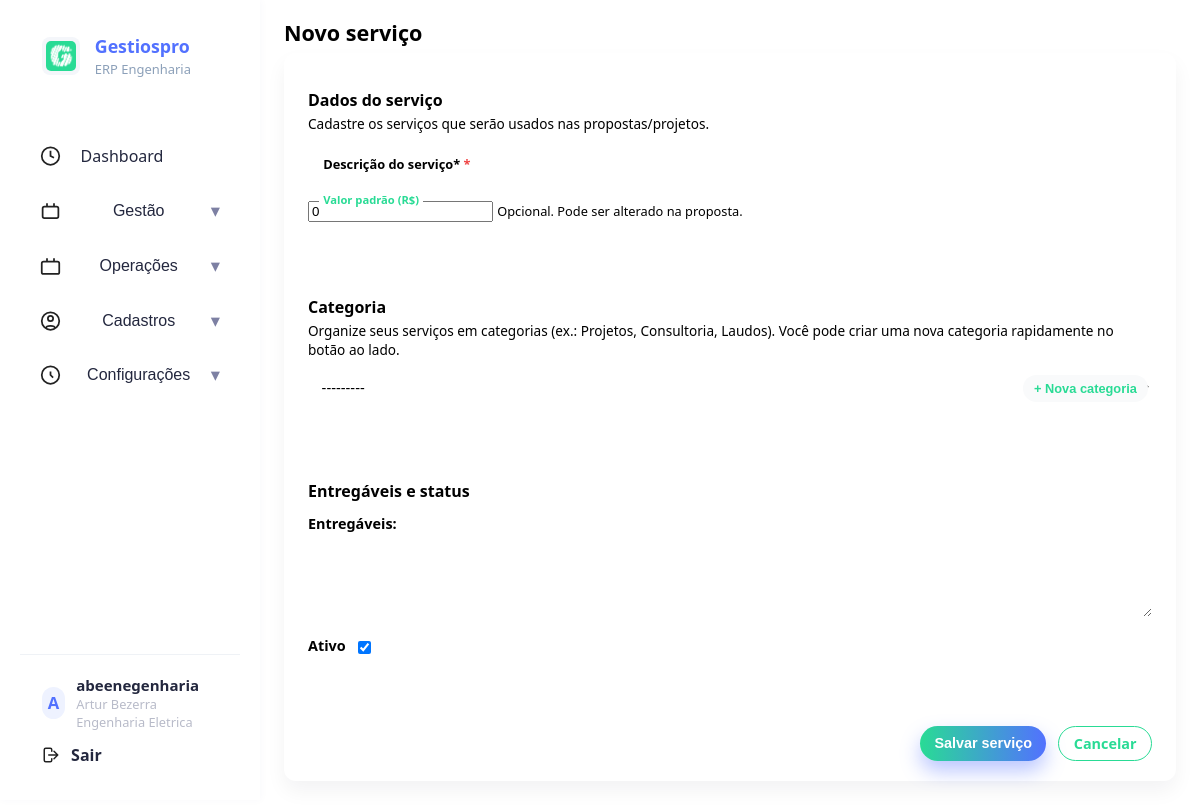
The app's page /servicos/novo/ (signed in) with its own data.
### core/models.py (models this page shows, shortened)
class User(AbstractUser):
    empresa = models.ForeignKey(
        Empresa,
        on_delete=models.CASCADE,
        related_name="usuarios",
        null=True,
        blank=True,
    )
    USER_TYPE_CHOICES = [
        ("owner", "Administrador / Proprietário"),
        ("normal", "Usuário padrão"),
    ]
    user_type = models.CharField(
        "Tipo de usuário",
        max_length=20,
        choices=USER_TYPE_CHOICES,
        default="normal",
    )
    can_manage_contatos = models.BooleanField("Pode gerenciar contatos", default=True)
    can_manage_servicos = models.BooleanField("Pode gerenciar serviços", default=True)
    can_manage_definicoes = models.BooleanField("Pode alterar definições da empresa", default=False)
    can_manage_propostas_definicoes = models.BooleanField("Pode alterar definições de propostas", default=False)
    can_manage_propostas = models.BooleanField("Pode gerenciar propostas", default=False)
    can_manage_usuarios = models.BooleanField("Pode gerenciar usuários", default=False)

class Empresa(models.Model):
    cnpj = models.CharField("CNPJ", max_length=18, blank=True, null=True)
    nome_fantasia = models.CharField("Nome fantasia", max_length=255)
    razao_social = models.CharField("Razão social", max_length=255, blank=True, null=True)
    telefone = models.CharField("Telefone", max_length=20, blank=True, null=True)
    email = models.EmailField("E-mail", blank=True, null=True)
    site = models.URLField("Site", blank=True, null=True)
    cep = models.CharField("CEP", max_length=9, blank=True, null=True)
    logradouro = models.CharField("Logradouro", max_length=255, blank=True, null=True)
    numero = models.CharField("Número", max_length=20, blank=True, null=True)
    complemento = models.CharField("Complemento", max_length=255, blank=True, null=True)
    bairro = models.CharField("Bairro", max_length=100, blank=True, null=True)
    cidade = models.CharField("Cidade", max_length=100, blank=True, null=True)
    uf = models.CharField("UF", max_length=2, blank=True, null=True, choices=UF_CHOICES)
    observacao = models.TextField("Observações", blank=True, null=True)
    logo = models.ImageField("Logo", upload_to="logos/", blank=True, null=True)
    tema = models.CharField("Tema", max_length=50, blank=True, null=True)
    exclusoes_padrao = models.TextField("Exclusões padrão", blank=True, null=True)
    declaracoes_padrao = models.TextField("Declarações padrão", blank=True, null=True)
    termo_confidencialidade_padrao = models.TextField("Termo de confidencialidade padrão", blank=True, null=True)
    prazo_inicio_padrao = models.CharField("Prazo de início padrão", max_length=100, blank=True, null=True)
    prazo_entrega_padrao = models.CharField("Prazo de entrega padrão", max_length=100, blank=True, null=True)
    agradecimentos_padrao = models.TextField("Agradecimentos padrão", blank=True, null=True)
    papel_timbrado = models.FileField("Papel timbrado", upload_to="papel_timbrado/", blank=True, null=True)
    ativo = models.BooleanField("Ativo", default=True)
    created_at = models.DateTimeField(auto_now_add=True)
    class Meta:
        verbose_name = "Empresa"
        verbose_name_plural = "Empresas"
        ordering = ["nome_fantasia"]

### core/views.py (the view, shortened to what this page needs)
# urls.py: path("servicos/novo/", views.ServicoCreateView.as_view(), name="servicos_create"),
@method_decorator(login_required, name="dispatch")
class ServicoCreateView(CreateView):
    model = Servico
    form_class = ServicoForm
    template_name = "core/servicos_form.html"
    success_url = reverse_lazy("core:servicos_list")
    def get_form_kwargs(self):
        kwargs = super().get_form_kwargs()
        kwargs["empresa"] = self.request.user.empresa
        return kwargs

### core/templates/core/servicos_form.html (shortened to what this page needs)
{% extends "core/base.html" %}
{% load static %}
{% block header %}
<h1>{% if object %}Editar serviço{% else %}Novo serviço{% endif %}</h1>
{% endblock %}
{% block content %}
<div class="card card-page">
    <form method="post" class="form-grid" id="servico-form">
        <div class="form-section">
            <div class="form-section-header">
                <h2 class="form-section-title">Dados do serviço</h2>
                <p class="form-section-help">
                    Cadastre os serviços que serão usados nas propostas/projetos.
                </p>
            </div>
            <div class="form-group floating required">
                {{ form.descricao }}
                <label>Descrição do serviço*</label>
            </div>
            <div class="form-group floating">
                {{ form.valor }}
                <label>Valor padrão (R$)</label>
                <small class="text-muted">Opcional. Pode ser alterado na proposta.</small>
            </div>
        </div>
        <div class="form-section">
            <div class="form-section-header">
                <h2 class="form-section-title">Categoria</h2>
                <p class="form-section-help">
                    Organize seus serviços em categorias (ex.: Projetos, Consultoria, Laudos).
                    Você pode criar uma nova categoria rapidamente no botão ao lado.
                </p>
            </div>
            <div class="form-group with-addon">
                {{ form.categoria }}
                <button type="button" class="input-addon" id="btn-nova-categoria">
                    + Nova categoria
                </button>
            </div>
        </div>
        <div class="form-section">
            <div class="form-section-header">
                <h2 class="form-section-title">Entregáveis e status</h2>
            </div>
            <div class="form-group">
                {{ form.entregaveis.label_tag }}
                {{ form.entregaveis }}
            </div>
            <div class="form-group form-inline">
                <label>{{ form.ativo.label }}</label>
                {{ form.ativo }}
            </div>
        </div>
        <div class="form-actions">
            <button type="submit" class="btn btn-primary">Salvar serviço</button>
            <a href="{% url 'core:servicos_list' %}" class="btn btn-outline">Cancelar</a>
        </div>
    </form>
</div>
{% endblock %}

### core/templates/core/base.html (shortened to what this page needs)
{% load static %}
<!DOCTYPE html>
<html lang="pt-br">
<head>
    <link rel="stylesheet" href="{% static 'css/main.css' %}">
    <link rel="stylesheet" href="{% static 'css/sidebar.css' %}">
</head>
<body>
    <div class="app-body">
        <aside class="sidebar">
            <div class="sidebar-header">
                <div class="sidebar-logo-img-wrapper">
                    <img src="{% static 'img/icon.png' %}" alt="Logo" class="sidebar-logo-img">
                </div>
                <div class="sidebar-logo-text">
                    <span class="sidebar-title">Gestiospro</span>
                    <span class="sidebar-subtitle">ERP Engenharia</span>
                </div>
            </div>
            <nav class="sidebar-menu">
                <div class="sidebar-main-section {% if active_menu == 'dashboard' %}open{% endif %}">
                    <a href="{% url 'core:home' %}"
                        class="sidebar-item {% if active_menu == 'dashboard' %}selected{% endif %}">
                        <span class="sidebar-item-icon">
                            <svg width="22" height="22" fill="none" stroke="#222" stroke-width="2" viewBox="0 0 24 24">
                                <circle cx="12" cy="12" r="10" />
                                <path d="M12 6v6l4 2" />
                            </svg>
                        </span>
                        <span class="sidebar-item-label">Dashboard</span>
                    </a>
                </div>
                <div class="sidebar-main-section {% if active_menu == 'gestao' %}open{% endif %}">
                    <button
                        class="sidebar-item sidebar-accordion-toggle {% if active_menu == 'gestao' %}selected{% endif %}"
                        type="button">
                        <span class="sidebar-item-icon">
                            <svg width="22" height="22" fill="none" stroke="#222" stroke-width="2" viewBox="0 0 24 24">
                                <rect x="3" y="7" width="18" height="13" rx="2" />
                                <path d="M16 3v4" />
                                <path d="M8 3v4" />
                            </svg>
                        </span>
                        <span class="sidebar-item-label">Gestão</span>
                        <span class="sidebar-caret">&#9662;</span>
                    </button>
                </div>
                <div class="sidebar-main-section {% if active_menu == 'operacoes' %}open{% endif %}">
                    <button
                        class="sidebar-item sidebar-accordion-toggle {% if active_menu == 'operacoes' %}selected{% endif %}"
                        type="button">
                        <span class="sidebar-item-icon">
                            <svg width="22" height="22" fill="none" stroke="#222" stroke-width="2" viewBox="0 0 24 24">
                                <rect x="2" y="7" width="20" height="14" rx="2" />
                                <path d="M16 3v4" />
                                <path d="M8 3v4" />
                            </svg>
                        </span>
                        <span class="sidebar-item-label">Operações</span>
                        <span class="sidebar-caret">&#9662;</span>
                    </button>
                </div>
                <div class="sidebar-main-section {% if active_menu == 'cadastros' %}open{% endif %}">
                    <button
                        class="sidebar-item sidebar-accordion-toggle {% if active_menu == 'cadastros' %}selected{% endif %}"
                        type="button">
                        <span class="sidebar-item-icon">
                            <svg width="22" height="22" fill="none" stroke="#222" stroke-width="2" viewBox="0 0 24 24">
                                <circle cx="12" cy="12" r="10" />
                                <circle cx="12" cy="9" r="3" />
                                <path d="M7 20c0-2.5 5-2.5 5-2.5s5 0 5 2.5" />
                            </svg>
                        </span>
                        <span class="sidebar-item-label">Cadastros</span>
                        <span class="sidebar-caret">&#9662;</span>
                    </button>
                </div>
                <div class="sidebar-main-section {% if active_menu == 'configuracoes' %}open{% endif %}">
                    <button
                        class="sidebar-item sidebar-accordion-toggle {% if active_menu == 'configuracoes' %}selected{% endif %}"
                        type="button">
                        <span class="sidebar-item-icon">
                            <svg width="22" height="22" fill="none" stroke="#222" stroke-width="2" viewBox="0 0 24 24">
                                <circle cx="12" cy="12" r="10" />
                                <path d="M12 8v4l3 3" />
                            </svg>
                        </span>
                        <span class="sidebar-item-label">Configurações</span>
                        <span class="sidebar-caret">&#9662;</span>
                    </button>
                </div>
            </nav>
            <div class="sidebar-footer">
                <div class="sidebar-user">
                    <div class="sidebar-user-avatar">
                        {% if request.user.is_authenticated %}
                        {% if request.user.first_name %}{{ request.user.first_name|first|upper }}
                        {% else %}{{ request.user.username|first|upper }}{% endif %}
                        {% else %}?{% endif %}
                    </div>
                    <div class="sidebar-user-info">
                        <span class="sidebar-user-name">
                            {% if request.user.is_authenticated %}
                            {{ request.user.get_full_name|default:request.user.username }}
                            {% else %}Visitante{% endif %}
                        </span>
                        <span class="sidebar-user-company">
                            {% if request.user.is_authenticated and request.user.empresa %}
                            {{ request.user.empresa.nome_fantasia }}
                            {% endif %}
                        </span>
                    </div>
                </div>
                <a href="{% url 'accounts:logout' %}" class="sidebar-logout">
                    <svg width="18" height="18" fill="none" stroke="#222" stroke-width="2" stroke-linecap="round"
                        stroke-linejoin="round" viewBox="0 0 24 24" style="vertical-align:middle;margin-right:6px;">
                        <path
                            d="M16 17l5-5-5-5M21 12H9M13 7V5a2 2 0 0 0-2-2H5a2 2 0 0 0-2 2v14a2 2 0 0 0 2 2h6a2 2 0 0 0 2-2v-2" />
                    </svg>
                    Sair
                </a>
            </div>
        </aside>
        <main class="app-main">
            <header class="app-main-header">
                {% block header %}<h1>Gestiospro</h1>{% endblock %}
            </header>
            <section class="app-main-content">
                <div class="page-container">
                    {% block content %}{% endblock %}
                </div>
            </section>
        </main>
    </div>
</body>
</html>

### records on screen
User: user.username|first "A", user.get_full_name "abeenegenharia", user.empresa.nome_fantasia "Artur Bezerra Engenharia Eletrica"
